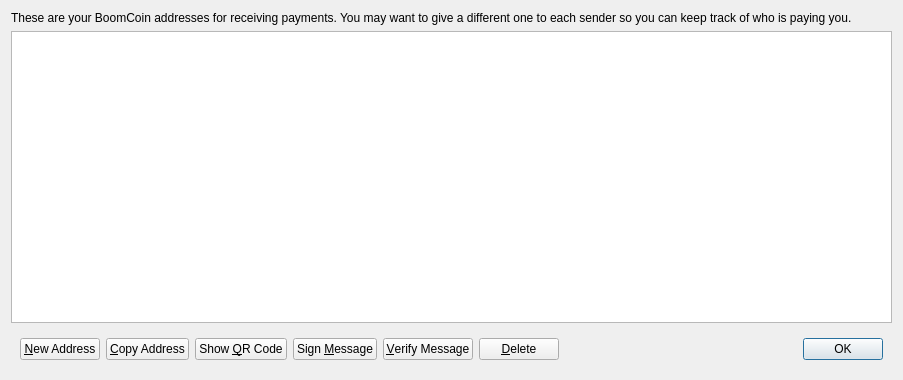
<?xml version="1.0" encoding="UTF-8"?>
<ui version="4.0">
 <class>AddressBookPage</class>
 <widget class="QWidget" name="AddressBookPage">
  <property name="geometry">
   <rect>
    <x>0</x>
    <y>0</y>
    <width>903</width>
    <height>380</height>
   </rect>
  </property>
  <property name="windowTitle">
   <string>Address Book</string>
  </property>
  <layout class="QVBoxLayout" name="verticalLayout">
   <item>
    <widget class="QLabel" name="labelExplanation">
     <property name="text">
      <string>These are your BoomCoin addresses for receiving payments. You may want to give a different one to each sender so you can keep track of who is paying you.</string>
     </property>
     <property name="textFormat">
      <enum>Qt::PlainText</enum>
     </property>
     <property name="wordWrap">
      <bool>true</bool>
     </property>
    </widget>
   </item>
   <item>
    <widget class="QTableView" name="tableView">
     <property name="contextMenuPolicy">
      <enum>Qt::CustomContextMenu</enum>
     </property>
     <property name="toolTip">
      <string>Double-click to edit address or label</string>
     </property>
     <property name="tabKeyNavigation">
      <bool>false</bool>
     </property>
     <property name="alternatingRowColors">
      <bool>true</bool>
     </property>
     <property name="selectionMode">
      <enum>QAbstractItemView::SingleSelection</enum>
     </property>
     <property name="selectionBehavior">
      <enum>QAbstractItemView::SelectRows</enum>
     </property>
     <property name="sortingEnabled">
      <bool>true</bool>
     </property>
     <attribute name="verticalHeaderVisible">
      <bool>false</bool>
     </attribute>
    </widget>
   </item>
   <item>
    <widget class="QWidget" name="buttonBar" native="true">
     <layout class="QHBoxLayout" name="horizontalLayout">
      <item>
       <widget class="QPushButton" name="newAddressButton">
        <property name="toolTip">
         <string>Create a new address</string>
        </property>
        <property name="text">
         <string>&amp;New Address</string>
        </property>
       </widget>
      </item>
      <item>
       <widget class="QPushButton" name="copyToClipboard">
        <property name="toolTip">
         <string>Copy the currently selected address to the system clipboard</string>
        </property>
        <property name="text">
         <string>&amp;Copy Address</string>
        </property>
       </widget>
      </item>
      <item>
       <widget class="QPushButton" name="showQRCode">
        <property name="text">
         <string>Show &amp;QR Code</string>
        </property>
       </widget>
      </item>
      <item>
       <widget class="QPushButton" name="signMessage">
        <property name="toolTip">
         <string>Sign a message to prove you own a BoomCoin address</string>
        </property>
        <property name="text">
         <string>Sign &amp;Message</string>
        </property>
       </widget>
      </item>
      <item>
       <widget class="QPushButton" name="verifyMessage">
        <property name="toolTip">
         <string>Verify a message to ensure it was signed with a specified BoomCoin address</string>
        </property>
        <property name="text">
         <string>&amp;Verify Message</string>
        </property>
       </widget>
      </item>
      <item>
       <widget class="QPushButton" name="deleteButton">
        <property name="toolTip">
         <string>Delete the currently selected address from the list</string>
        </property>
        <property name="text">
         <string>&amp;Delete</string>
        </property>
       </widget>
      </item>
      <item>
       <spacer name="horizontalSpacer">
        <property name="orientation">
         <enum>Qt::Horizontal</enum>
        </property>
        <property name="sizeHint" stdset="0">
         <size>
          <width>40</width>
          <height>20</height>
         </size>
        </property>
       </spacer>
      </item>
      <item>
       <widget class="QDialogButtonBox" name="buttonBox">
        <property name="sizePolicy">
         <sizepolicy hsizetype="Maximum" vsizetype="Fixed">
          <horstretch>0</horstretch>
          <verstretch>0</verstretch>
         </sizepolicy>
        </property>
        <property name="standardButtons">
         <set>QDialogButtonBox::Ok</set>
        </property>
       </widget>
      </item>
     </layout>
    </widget>
   </item>
  </layout>
 </widget>
 <resources/>
 <connections/>
</ui>
